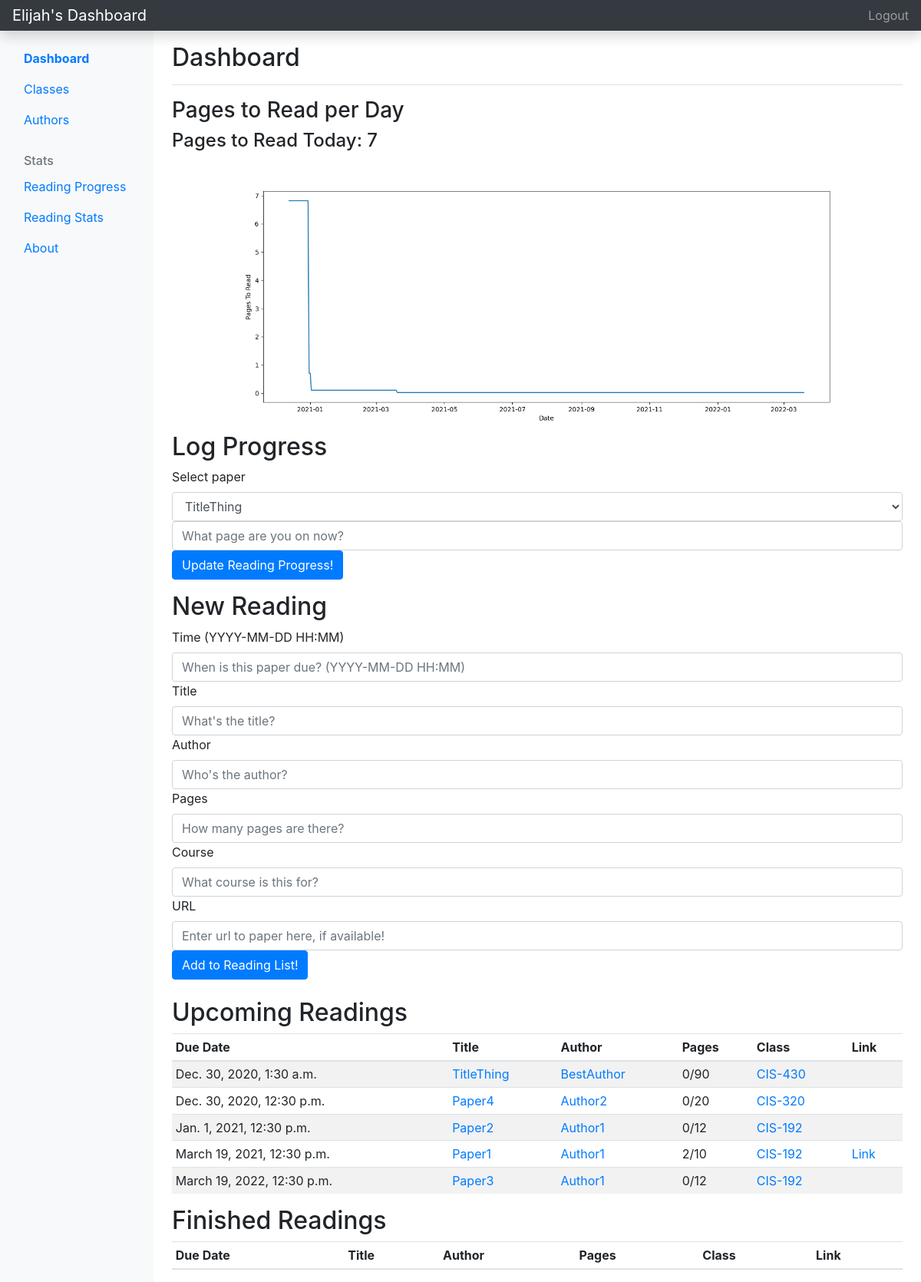
The app's page /dashboard/ (signed in) with its own data.
### main/models.py (models this page shows, shortened)
class User(AbstractUser):
    courses = models.ManyToManyField(Course, related_name="user") # courses the user is taking
    papers = models.ManyToManyField(Paper, related_name="user") # the papers the user has added

class Paper(models.Model):
    title = models.CharField(max_length=200, blank=False) # title of the paper, required
    author = models.CharField(max_length=200, blank=True) # author of the paper, not required
    totalPages = models.IntegerField(default=1) # number of pages in the paper (set by user), defaults to 1
    readPages = models.IntegerField(default=0) # number of pages the user has read, defaults to 0
    url = models.CharField(max_length=200, blank=True) # url link of the paper, not required
    addDate = models.DateTimeField(auto_now_add=True, null=True) # time this paper was added by the user
    dueDate = models.DateTimeField(auto_now_add=False, null=True) # time this paper is due
    comments = models.TextField(blank=True) # user added comment about paper
    course = models.ForeignKey(Course, on_delete=models.DO_NOTHING, related_name="paper") # the course this paper belongs to

class Course(models.Model):
    name = models.CharField(max_length=12) # name of the class
    isClassActive = models.BooleanField() # is the currently active, not a previously taken class
    def __str__(self):
        return f'{self.name}'

### main/views.py (the view, shortened to what this page needs)
# urls.py: path('dashboard/', dashboard_view),
def dashboard_view(request):
    if not request.user.is_authenticated:
        return redirect('/accounts?needLogin=True')
    papers = request.user.papers.all().order_by('dueDate') # show closer deadlines first
    today = timezone.now()
    papersFiltered = request.user.papers.filter(dueDate__gte=today).order_by('dueDate')
    pagesDays = []
    dates = []
    for paper in papersFiltered:
        daysUntil = (paper.dueDate.date() - today.date()).days + 1
        pagesPerDay = (paper.totalPages - paper.readPages) / daysUntil
        for i in range(daysUntil):
            if len(pagesDays) > i:
                pagesDays[i] += pagesPerDay
            else:
                pagesDays.append(pagesPerDay)
                dates.append(today.date() + datetime.timedelta(days=i))
    plt.plot(dates, pagesDays)
    plt.ylabel('Pages To Read')
    plt.xlabel('Date')
    fig = plt.gcf()
    fig.set_size_inches(16, 6)
    buf = io.BytesIO()
    fig.savefig(buf, format='png')
    buf.seek(0)
    uri = urllib.parse.quote(base64.b64encode(buf.read()))
    plt.close()
    return render(request, 'dashboard.html', {'papers': papers, 'pagesPerDayGraph': uri, 'pagesToReadToday': math.ceil(pagesDays[0]) if len(pagesDays) > 0 else 0})

### main/templates/dashboard.html (shortened to what this page needs)
<!doctype html>
<html lang="en">
<head>
    <link rel="stylesheet" href="https://cdn.jsdelivr.net/npm/bootstrap@4.5.3/dist/css/bootstrap.min.css"
>
</head>
<body>
    <header class="navbar navbar-dark sticky-top bg-dark flex-md-nowrap p-0 shadow">
        <a class="navbar-brand col-md-3 col-lg-2 me-0 px-3" href="/dashboard">{{request.user.username}}'s Dashboard</a>
        <ul class="navbar-nav px-3">
            <li class="nav-item text-nowrap">
                <a class="nav-link" href="/logout">Logout</a>
            </li>
        </ul>
    </header>
    <div class="container-fluid">
        <div class="row">
            <nav id="sidebarMenu" class="col-md-3 col-lg-2 d-md-block bg-light sidebar collapse">
                <div class="position-sticky pt-3">
                    <ul class="nav flex-column">
                        <li class="nav-item">
                            <a class="nav-link active" aria-current="page" href="/">
                                Dashboard
                            </a>
                        </li>
                        <li class="nav-item">
                            <a class="nav-link" href="/classes">
                                Classes
                            </a>
                        </li>
                        <li class="nav-item">
                            <a class="nav-link" href="/authors">
                                Authors
                            </a>
                        </li>
                    </ul>
                    <h6
                        class="sidebar-heading d-flex justify-content-between align-items-center px-3 mt-4 mb-1 text-muted">
                        <span>Stats</span>
                    </h6>
                    <ul class="nav flex-column mb-2">
                        <li class="nav-item">
                            <a class="nav-link" href="/readingProgress">
                                Reading Progress
                            </a>
                        </li>
                        <li class="nav-item">
                            <a class="nav-link" href="/readingStats">
                                Reading Stats
                            </a>
                        </li>
                        <li class="nav-item">
                            <a class="nav-link" aria-current="page" href="/about">
                                About
                            </a>
                        </li>
                    </ul>
                </div>
            </nav>
            <main class="col-md-9 ms-sm-auto col-lg-10 px-md-4">
                <div
                    class="d-flex justify-content-between flex-wrap flex-md-nowrap align-items-center pt-3 pb-2 mb-3 border-bottom">
                    <h1 class="h2">Dashboard</h1>
                </div>
                <h3>Pages to Read per Day</h3>
                <h4>Pages to Read Today: {{pagesToReadToday}}</h4>
                <img alt="" height="auto" width="100%">
                <h2>Log Progress</h2>
                <form method="POST" action="/progress/">
                    <div class="form-group">
                        <label for="paper">Select paper</label>
                        <select class="form-control" name="paper">
                          {% for paper in papers%}
                          <option value="{{paper.title}}">{{paper.title}}</option>
                          {% endfor %}
                        </select>
                        <input name="readPages" class="form-control" placeholder="What page are you on now?" required/>
                        <button type="submit" class="btn btn-primary">Update Reading Progress!</button>
                      </div>
                </form>
                <h2>New Reading</h2>
                <form method="POST" action="/dashboard/">
                    <label>Time (YYYY-MM-DD HH:MM)</label><input name="dueDate" class="form-control" placeholder="When is this paper due? (YYYY-MM-DD HH:MM)" required/>
                    <label>Title</label><input name="title" class="form-control" placeholder="What's the title?" required/>
                    <label>Author</label><input name="author" class="form-control" placeholder="Who's the author?" />
                    <label>Pages</label><input name="pages" class="form-control" placeholder="How many pages are there?" required/>
                    <label>Course</label><input name="course" class="form-control" placeholder="What course is this for?" required/>
                    <label>URL</label><input name="url" class="form-control" placeholder="Enter url to paper here, if available!" />
                    <button type="submit" class="btn btn-primary">Add to Reading List!</button>
                </form>
                <br />
                <h2>Upcoming Readings</h2>
                <div class="table-responsive">
                    <table class="table table-striped table-sm">
                        <thead>
                            <tr>
                                <th>Due Date</th>
                                <th>Title</th>
                                <th>Author</th>
                                <th>Pages</th>
                                <th>Class</th>
                                <th>Link</th>
                            </tr>
                        </thead>
                        <tbody>
                            {% for paper in papers %}
                            {% if paper.readPages != paper.totalPages %}
                            <tr>
                                <td>{{paper.dueDate}}</td>
                                <td><a href="link to reading page">{{paper.title}}</a></td>
                                <td><a href="/authorReadings?name={{paper.author}}">{{paper.author}}</a></td>
                                <td>{{paper.readPages}}/{{paper.totalPages}}</td>
                                <td><a href="/classReadings?name={{paper.course.name}}">{{paper.course}}</a></td>
                                <td>
                                    {% if paper.url != '' %}
                                    <a href={{paper.url}}>Link</a>
                                    {% else %}
                                    &nbsp;
                                    {% endif %}
                                </td>
                            </tr>
                            {% endif %}
                            {% endfor %}
                        </tbody>
                    </table>
                </div>
                <h2>Finished Readings</h2>
                <div id="finishedReadings" class="table-responsive">
                    <table class="table table-striped table-sm">
                        <thead>
                            <tr>
                                <th>Due Date</th>
                                <th>Title</th>
                                <th>Author</th>
                                <th>Pages</th>
                                <th>Class</th>
                                <th>Link</th>
                            </tr>
                        </thead>
                    </table>
                </div>
            </main>
        </div>
    </div>
</body>
</html>

### main/templates/dashboard.html (style rules this page uses)
.active { font-weight: bold; }

### records on screen
User: user.username "Elijah"
Paper: dueDate "Dec. 30, 2020, 1:30 a.m.", title "TitleThing", author "BestAuthor", readPages "0", totalPages "90", course "CIS-430"
Paper: dueDate "Dec. 30, 2020, 12:30 p.m.", title "Paper4", author "Author2", readPages "0", totalPages "20", course "CIS-320"
Paper: dueDate "Jan. 1, 2021, 12:30 p.m.", title "Paper2", author "Author1", readPages "0", totalPages "12", course "CIS-192"
Paper: dueDate "March 19, 2021, 12:30 p.m.", title "Paper1", author "Author1", readPages "2", totalPages "10", course "CIS-192"
Paper: dueDate "March 19, 2022, 12:30 p.m.", title "Paper3", author "Author1", readPages "0", totalPages "12", course "CIS-192"

### other values on screen
{{ pagesToReadToday }} "7"
form field paper "TitleThing"
